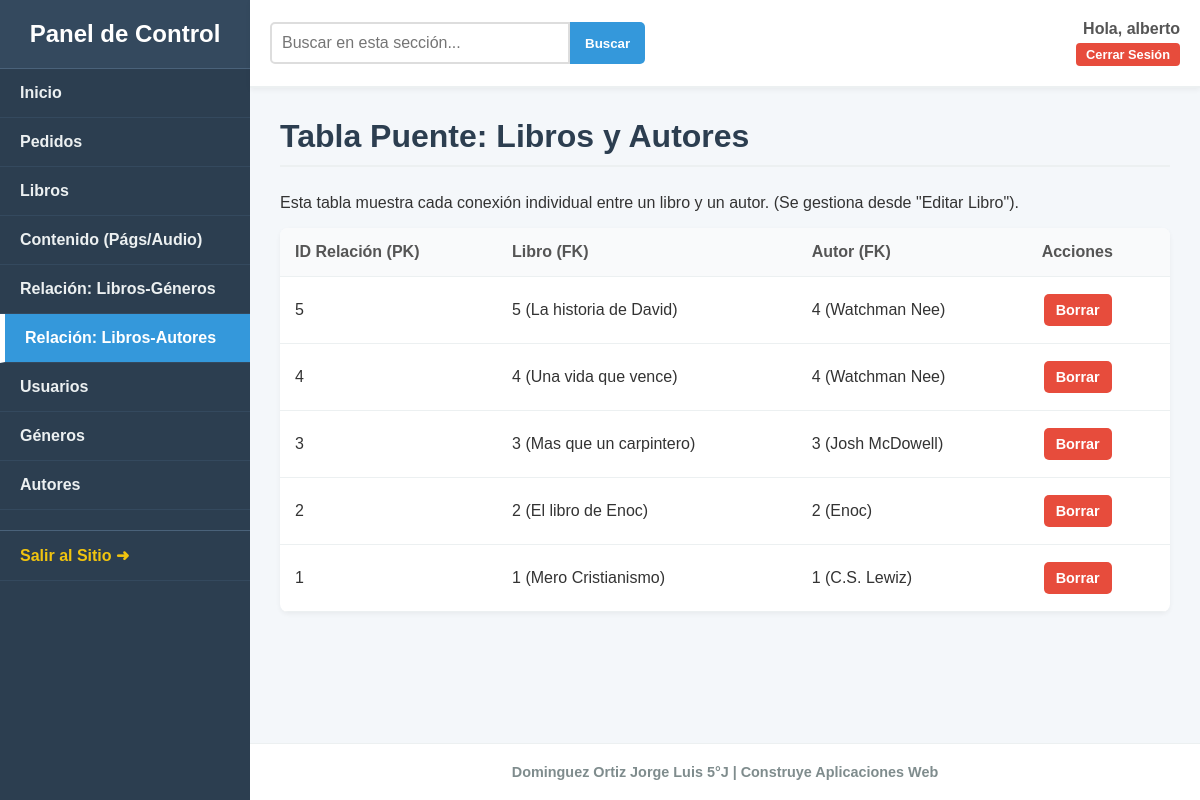
The page /dashboard/relaciones/autores/ (signed in) on the database its author committed.
### tienda/models.py (models this page shows, shortened)
class Libro(models.Model):
    ESTADO_CHOICES = [
        ('disponible', 'Disponible'),
        ('proximamente', 'Próximamente'),
    ]
    FORMATO_CHOICES = [
        ('ebook', 'Ebook'),
        ('audiobook', 'Audiobook'),
    ]
    titulo = models.CharField(max_length=255)
    descripcion = models.TextField(blank=True, null=True)
    precio = models.DecimalField(max_digits=10, decimal_places=2, default=0.00)
    portada = models.ImageField(upload_to='portadas/')
    estado_publicacion = models.CharField(max_length=15, choices=ESTADO_CHOICES, default='disponible')
    formato = models.CharField(max_length=10, choices=FORMATO_CHOICES, default='ebook')
    fecha_lanzamiento = models.DateField(blank=True, null=True)
    duracion_minutos = models.IntegerField(blank=True, null=True)
    autores = models.ManyToManyField(Autor, related_name="libros")
    generos = models.ManyToManyField(Genero, related_name="libros")

class Autor(models.Model):
    nombre_autor = models.CharField(max_length=150, unique=True)
    biografia = models.TextField(blank=True, null=True)
    foto = models.ImageField(upload_to='autores/', blank=True, null=True)

### dashboard/views.py (the view)
# urls.py: path('relaciones/autores/', views.vista_ver_rel_autores, name='dash_ver_rel_autores'),
@login_required
@user_passes_test(es_admin)
def vista_ver_rel_autores(request):
    relaciones = Libro.autores.through.objects.select_related('libro', 'autor').all().order_by('-id')
    contexto = {
        'relaciones': relaciones,
    }
    return render(request, 'dashboard/ver_relacion_autores.html', contexto)

### dashboard/views.py (called while the page is built)
def es_admin(user):
    return user.is_staff or user.is_superuser

### tienda/context_processors.py (called while the page is built)
def menu_generos(request):
    return {'menu_generos': Genero.objects.all()}

### templates/dashboard/ver_relacion_autores.html (shortened to what this page needs)
{% extends 'dashboard/dashboard_base.html' %}
{% block contenido %}
    <h2>Tabla Puente: Libros y Autores</h2>
    <p>Esta tabla muestra cada conexión individual entre un libro y un autor. (Se gestiona desde "Editar Libro").</p>
    <div class="table-container">
        <table class="dashboard-table">
            <thead>
                <tr>
                    <th>ID Relación (PK)</th>
                    <th>Libro (FK)</th>
                    <th>Autor (FK)</th>
                    <th>Acciones</th> </tr>
            </thead>
            <tbody>
                {% for rel in relaciones %}
                <tr>
                    <td>{{ rel.id }}</td>
                    <td>{{ rel.libro_id }} ({{ rel.libro.titulo }})</td>
                    <td>{{ rel.autor_id }} ({{ rel.autor.nombre_autor }})</td>
                    <td>
                        <a href="{% url 'dash_borrar_rel_autor' rel.id %}"
                           class="btn-action delete"
                           onclick="return confirm('¿Estás seguro de que quieres borrar esta relación?');">
                           Borrar
                        </a>
                    </td>
                </tr>
                {% empty %}
                <tr><td colspan="4">No hay relaciones entre libros y autores.</td></tr>
                {% endfor %}
            </tbody>
        </table>
    </div>
{% endblock %}

### templates/dashboard/dashboard_base.html (shortened to what this page needs)
{% load static %}
<!DOCTYPE html>
<html lang="es">
<head>
    <link rel="stylesheet" href="{% static 'css/style.css' %}?v=2.8">
    <link rel="stylesheet" href="{% static 'css/dashboard.css' %}?v=2.8">
</head>
<body class="dashboard-body">
    <div class="dashboard-container">
        <aside class="dashboard-sidebar">
            <div class="sidebar-header">
                <h3>Panel de Control</h3>
            </div>
            <nav class="sidebar-nav">
                <ul>
                    <li>
                        <a href="{% url 'dash_home' %}" class="{% if request.resolver_match.url_name == 'dash_home' %}active{% endif %}">
                             Inicio
                        </a>
                    </li>
                    <li>
                        <a href="{% url 'dash_ver_pedidos' %}" class="{% if 'pedidos' in request.resolver_match.url_name or 'pedido' in request.resolver_match.url_name %}active{% endif %}">
                            Pedidos
                        </a>
                    </li>
                    <li>
                        <a href="{% url 'dash_ver_libros' %}" class="{% if 'libros' in request.resolver_match.url_name or 'libro' in request.resolver_match.url_name %}active{% endif %}">
                            Libros
                        </a>
                    </li>
                    <li>
                        <a href="{% url 'dash_ver_contenido' %}" class="{% if 'contenido' in request.resolver_match.url_name %}active{% endif %}">
                            Contenido (Págs/Audio)
                        </a>
                    </li>
                    <li>
                        <a href="{% url 'dash_ver_rel_generos' %}" class="{% if 'rel_generos' in request.resolver_match.url_name or 'rel_genero' in request.resolver_match.url_name %}active{% endif %}">
                            Relación: Libros-Géneros
                        </a>
                    </li>
                    <li>
                        <a href="{% url 'dash_ver_rel_autores' %}" class="{% if 'rel_autores' in request.resolver_match.url_name or 'rel_autor' in request.resolver_match.url_name %}active{% endif %}">
                            Relación: Libros-Autores
                        </a>
                    </li>
                    <li>
                        <a href="{% url 'dash_ver_usuarios' %}" class="{% if 'usuarios' in request.resolver_match.url_name or 'usuario' in request.resolver_match.url_name %}active{% endif %}">
                            Usuarios
                        </a>
                    </li>
                    <li>
                        <a href="{% url 'dash_ver_generos' %}" class="{% if 'genero' in request.resolver_match.url_name and 'rel_' not in request.resolver_match.url_name %}active{% endif %}">
                            Géneros
                        </a>
                    </li>
                    <li>
                        <a href="{% url 'dash_ver_autores' %}" class="{% if 'autor' in request.resolver_match.url_name and 'rel_' not in request.resolver_match.url_name %}active{% endif %}">
                            Autores
                        </a>
                    </li>
                    <li>
                        <a href="{% url 'index' %}" class="nav-external">Salir al Sitio ➜</a>
                    </li>
                </ul>
            </nav>
        </aside>
        <main class="dashboard-main-content">
            <header class="dashboard-header">
                <form method="GET" class="search-form">
                    <input type="search" name="q" placeholder="Buscar en esta sección..." value="{{ query_search|default:'' }}">
                    <button type="submit">Buscar</button>
                </form>
                <div class="user-info-widget">
                    <span class="user-name-dash">Hola, <strong>{{ user.first_name|default:user.username }}</strong></span>
                    <form action="{% url 'logout' %}" method="POST" style="margin:0;">
                        <button type="submit" class="dash-logout-btn">Cerrar Sesión</button>
                    </form>
                </div>
            </header>
            <div class="content-wrapper">
                {% block contenido %}{% endblock %}
            </div>
            <footer class="dashboard-footer">
                Dominguez Ortiz Jorge Luis 5°J | Construye Aplicaciones Web
            </footer>
        </main>
    </div>
</body>
</html>

### static/css/style.css (style rules this page uses)
* { box-sizing: border-box; }
body { font-family: Arial, sans-serif; margin: 0; background-color: #ffffff; color: #000; }

### static/css/dashboard.css (style rules this page uses)
.dashboard-body { background-color: #f4f7fa; color: #333; margin: 0; font-family: Arial, sans-serif; }
.dashboard-container { display: flex; min-height: 100vh; }
.dashboard-sidebar { width: 250px; background-color: #2c3e50; color: #ecf0f1; display: flex; flex-direction: column; flex-shrink: 0; }
.sidebar-header { padding: 20px; text-align: center; background-color: #34495e; border-bottom: 1px solid #4a627a; }
.sidebar-header h3 { margin: 0; color: #fff; font-size: 1.5rem; }
.sidebar-nav ul { list-style: none; padding: 0; margin: 0; }
.sidebar-nav li a { display: block; padding: 15px 20px; text-decoration: none; color: #ecf0f1; font-weight: bold; border-bottom: 1px solid #34495e; transition: background-color 0.2s ease; }
.sidebar-nav li a.nav-external { color: #f1c40f; margin-top: 20px; border-top: 1px solid #4a627a; }
.dashboard-main-content { flex-grow: 1; display: flex; flex-direction: column; }
.dashboard-header { display: flex; justify-content: space-between; align-items: center; padding: 20px; background-color: #ffffff; border-bottom: 2px solid #ecf0f1; box-shadow: 0 2px 5px rgba(0,0,0,0.05); }
.search-form { display: flex; }
.search-form input[type="search"] { padding: 10px; border: 2px solid #ddd; border-radius: 5px 0 0 5px; font-size: 1rem; min-width: 300px; }
.search-form button { padding: 10px 15px; border: none; background-color: #3498db; color: white; font-weight: bold; cursor: pointer; border-radius: 0 5px 5px 0; }
.user-info-widget { font-size: 1rem; color: #555; }
.content-wrapper { padding: 30px; flex-grow: 1; }
.content-wrapper h2 { margin-top: 0; font-size: 2rem; color: #2c3e50; border-bottom: 2px solid #ecf0f1; padding-bottom: 10px; }
.table-container { width: 100%; overflow-x: auto; background-color: #ffffff; border-radius: 8px; box-shadow: 0 2px 5px rgba(0,0,0,0.05); }
.dashboard-table { width: 100%; border-collapse: collapse; }
.dashboard-table th, .dashboard-table td { padding: 15px; text-align: left; border-bottom: 1px solid #ecf0f1; }
.dashboard-table th { background-color: #f9fafb; font-weight: bold; color: #555; }
.btn-action { display: inline-block; padding: 8px 12px; border-radius: 5px; color: #fff; text-decoration: none; font-weight: bold; font-size: 0.9rem; margin: 2px; }
.btn-action.delete { background-color: #e74c3c; }

### templates/dashboard/dashboard_base.html (style rules this page uses)
.sidebar-nav li a.active { background-color: #3498db; border-left: 5px solid #fff; color: white; }
.dashboard-main-content { display: flex; flex-direction: column; min-height: 100vh; }
.content-wrapper { flex: 1; }
.dashboard-footer { text-align: center; padding: 20px; color: #7f8c8d; border-top: 1px solid #ecf0f1; background-color: #fff; font-size: 0.9rem; font-weight: bold; }
.user-info-widget { text-align: right; }
.user-info-widget .user-name-dash { font-size: 1rem; color: #555; font-weight: bold; display: block; margin-bottom: 5px; }
.dash-logout-btn { background-color: #e74c3c; color: white; border: none; padding: 4px 10px; border-radius: 4px; cursor: pointer; font-size: 0.8rem; font-weight: bold; transition: background 0.3s; }

### rows shown on the page
tienda_libro_autores: id "5", libro_id "5", libro.titulo "La historia de David", autor_id "4", autor.nombre_autor "Watchman Nee"
tienda_libro_autores: id "4", libro_id "4", libro.titulo "Una vida que vence", autor_id "4", autor.nombre_autor "Watchman Nee"
tienda_libro_autores: id "3", libro_id "3", libro.titulo "Mas que un carpintero", autor_id "3", autor.nombre_autor "Josh McDowell"
tienda_libro_autores: id "2", libro_id "2", libro.titulo "El libro de Enoc", autor_id "2", autor.nombre_autor "Enoc"
tienda_libro_autores: id "1", libro_id "1", libro.titulo "Mero Cristianismo", autor_id "1", autor.nombre_autor "C.S. Lewiz"

### other values the page prints
{{ user.first_name|default:user.username }} "alberto"
